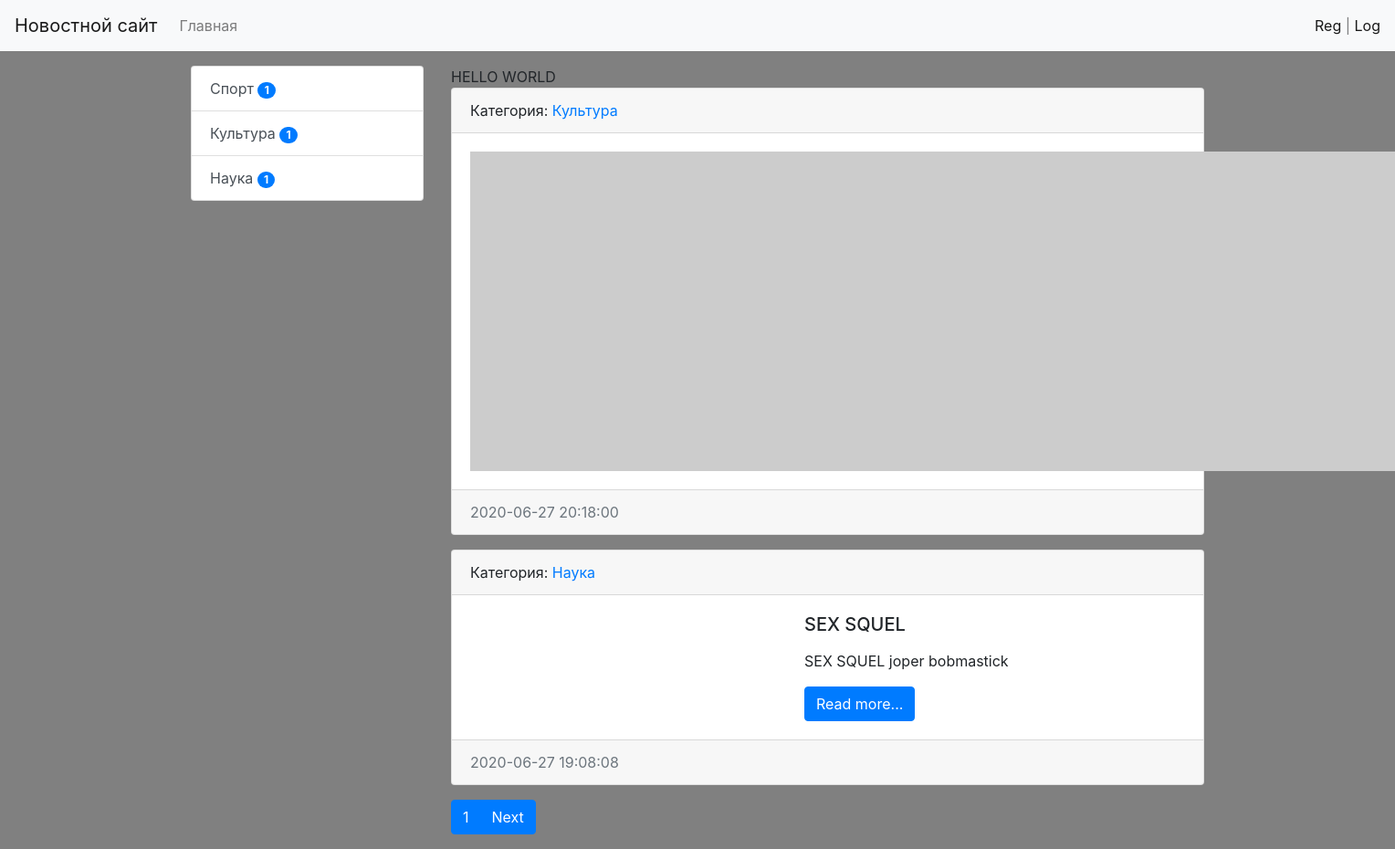
The page / on the database its author committed.
### news/models.py (models this page shows, shortened)
class Category(models.Model):
    title = models.CharField(max_length=150, db_index=True, verbose_name='Наименование категории')
    def get_absolute_url(self):
        return reverse('category', kwargs={"category_id": self.pk})
    def __str__(self):
        return self.title
    class Meta:
        verbose_name = 'Категория'
        verbose_name_plural = 'Категории'
        ordering = ['title']

class News(models.Model):
    title = models.CharField(max_length=150, verbose_name='Наименование')
    content = models.TextField(blank=True, verbose_name='Контент')
    created_at = models.DateTimeField(auto_now_add=True, verbose_name='Дата публикации')
    updated_at = models.DateTimeField(auto_now=True, verbose_name='Обновлено')
    photo = models.ImageField(upload_to='photos/%Y/%m/%d/', verbose_name='Фото', blank=True)
    is_published = models.BooleanField(default=True, verbose_name='Опубликовано')
    category = models.ForeignKey('Category', on_delete=models.PROTECT, verbose_name='Категория')
    views = models.IntegerField(default=0)
    def get_absolute_url(self):
        return reverse('view_news', kwargs={"pk": self.pk})
    class Meta:
        verbose_name = 'Новость'
        verbose_name_plural = 'Новости'
        ordering = ['-created_at']

### news/views.py (the view)
# urls.py: path('', HomeNews.as_view(), name='home'),
class HomeNews(MyMixin, ListView):
    model = News
    template_name = 'news/home_news_list.html'
    context_object_name = 'news'
    mixin_prop = 'hello world'
    paginate_by = 2
    def get_context_data(self, *, object_list=None, **kwargs):
        context = super().get_context_data(**kwargs)
        context['title'] = self.get_upper('Главная страница')
        context['mixin_prop'] = self.get_prop()
        return context
    def get_queryset(self):
        return News.objects.filter(is_published=True).select_related('category')

### news/templatetags/news_tags.py (called while the page is built)
@register.inclusion_tag('news/list_categories.html')
def show_categories(arg1='Hello', arg2='world'):
    categories = Category.objects.annotate(cnt=Count('news')).filter(cnt__gt=0)
    return {"categories": categories, "arg1": arg1, "arg2": arg2}

### news/utils.py (called while the page is built)
    def get_prop(self):
        return self.mixin_prop.upper()

    def get_upper(self, s):
        if isinstance(s, str):
            return s.upper()
        else:
            return s.title.upper()

### news/templates/news/home_news_list.html (shortened to what this page needs)
{% extends 'base.html' %}
{% block sidebar %}
{% include 'inc/_sidebar.html' %}
{% endblock %}
{% block content %}
{{ mixin_prop }}
{% for item in news %}
<div class="card mb-3">
    <div class="card-header">
        Категория: <a href="{{ item.category.get_absolute_url }}">{{ item.category }}</a>
    </div>
    <div class="card-body">
        <div class="media">
            {% if item.photo %}
            <img src="{{ item.photo.url }}" alt="" width="350" class="mr-3">
            {% else %}
            <img src="https://picsum.photos/id/1060/350/235/?blur=2" alt="" class="mr-3">
            {% endif %}
            <div class="media-body">
                <h5 class="card-title">{{ item.title }}</h5>
                <p class="card-text">{{ item.content|safe|linebreaks|truncatewords:50 }}</p>
                <a href="{{ item.get_absolute_url }}" class="btn btn-primary">Read more...</a>
            </div>
        </div>
    </div>
    <div class="card-footer text-muted">
        {{ item.created_at|date:"Y-m-d H:i:s" }}
    </div>
</div>
{% endfor %}
{% endblock %}

### templates/base.html (shortened to what this page needs)
{% load static %}
<!doctype html>
<html lang="en">
<head>
    <link rel="stylesheet" href="{% static 'bootstrap/css/bootstrap.min.css' %}">
    <link rel="stylesheet" href="{% static 'css/style.css' %}">
</head>
<body>
{% include 'inc/_nav.html' %}
<div class="container mt-3">
    <div class="row">
        <div class="col-md-3">
            {% block sidebar %}SIDEBAR{% endblock %}
        </div>
        <div class="col-md-9">
            {% block content %}CONTENT{% endblock %}
            {% if page_obj.has_other_pages %}
                <nav aria-label="...">
                <ul class="pagination">
                {% for p in page_obj.paginator.page_range %}
                    {% if page_obj.number == p %}
                    <li class="page-item active" aria-current="page">
                        <a class="page-link" href="?page={{ p }}">{{ p }}</a>
                    </li>
                    {% elif p > page.obj.number|add:-3 and p < page.obj.number|add:-3 %}
                    <li class="page-item">
                        <a class="page-link" href="?page={{ p }}">{{ p }}</a>
                    </li>
                    {% endif %}
                {% endfor %}
                {% if page_obj.has_next %}
                    <li class="page-item active" aria-current="page">
                        <a class="page-link" href="?page={{ page_obj.next_page_number }}">Next</a>
                    </li>
                {% endif %}
            </ul>
        </nav>
            {% endif %}
        </div>
    </div>
</div>
</body>
</html>

### templates/inc/_nav.html (shortened to what this page needs)
<nav class="navbar navbar-expand-lg navbar-light bg-light">
    <a class="navbar-brand" href="{% url 'home' %}">Новостной сайт</a>
    <div class="collapse navbar-collapse" id="navbarSupportedContent">
        <ul class="navbar-nav mr-auto">
            <li class="nav-item"><a class="nav-link" href="{% url 'home' %}">Главная</a></li>
        </ul>
        <span class="navbar-text">
        <a href="{% url 'register' %}">Reg</a> |  <a href="{% url 'login' %}">Log</a>
        </span>
    </div>
</nav>

### templates/inc/_sidebar.html (shortened to what this page needs)
{% load news_tags %}
{% show_categories %}

### news/templates/news/list_categories.html
<div class="list-group">
    {% for item in categories %}
    <a href="{{ item.get_absolute_url }}" class="list-group-item list-group-item-action">{{ item.title }} <span class="badge badge-primary badge-pill">{{ item.cnt }}</span></a>
    {% endfor %}
</div>

### mysite/static/css/style.css (style rules this page uses)
body { background-color: gray; }

### rows shown on the page
Category: title "Спорт", cnt "1"
Category: title "Культура", cnt "1"
Category: title "Наука", cnt "1"
News: category "Культура", created_at "2020-06-27 20:18:00"
News: category "Наука", title "SEX SQUEL", content "SEX SQUEL joper bobmastick", created_at "2020-06-27 19:08:08"

### other values the page prints
{{ mixin_prop }} "HELLO WORLD"
{{ p }} "1"
